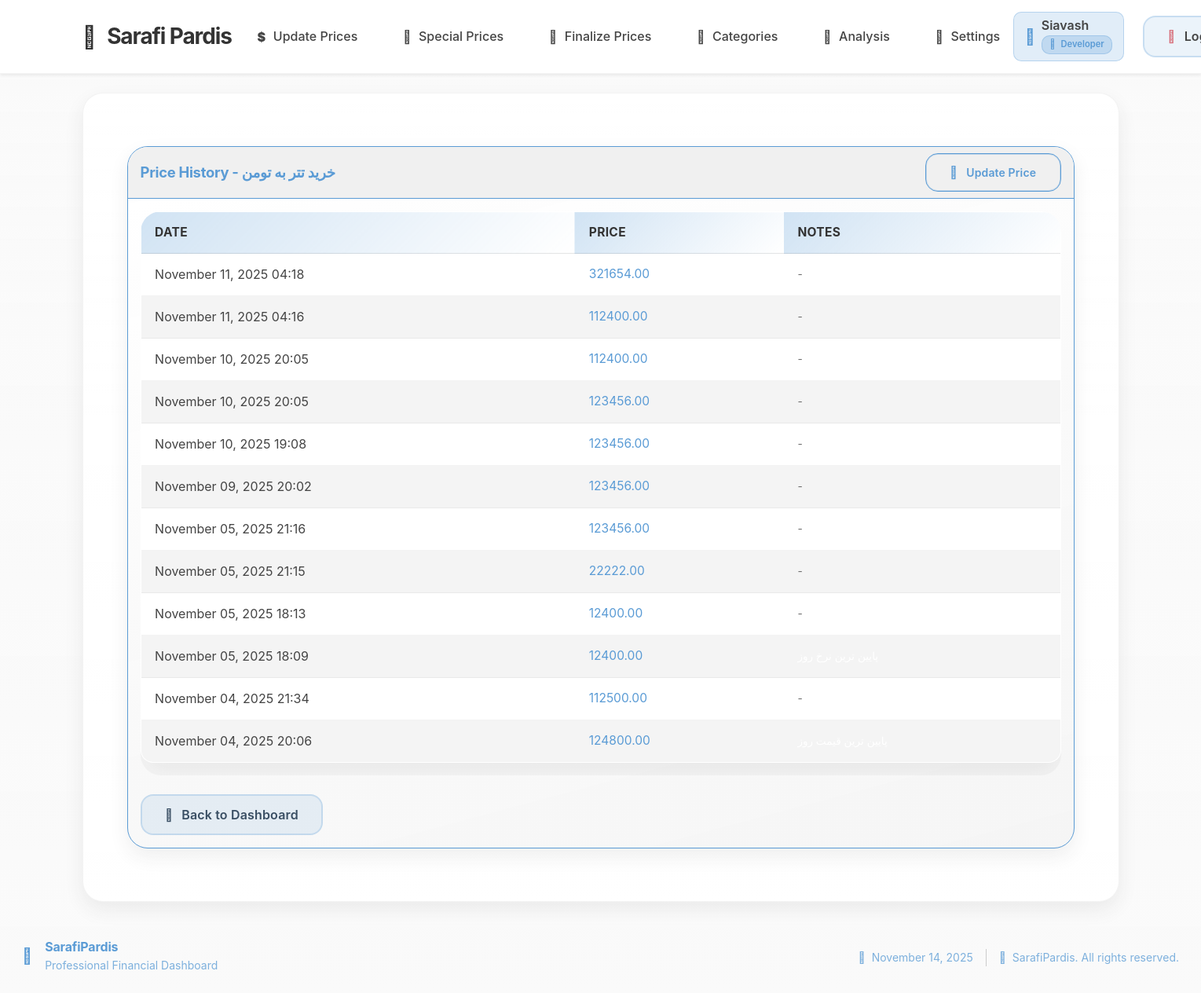
Screenshot of /prices/history/1/ (signed in) with the database file from the repository.
### accounts/models.py (models this page shows, shortened)
class CustomUser(AbstractBaseUser, PermissionsMixin):
    ROLE_MANAGEMENT = 'management'
    ROLE_EMPLOYEE = 'employee'
    ROLE_DEVELOPER = 'developer'
    ROLE_CHOICES = (
        (ROLE_MANAGEMENT, 'Management'),
        (ROLE_EMPLOYEE, 'Employee'),
        (ROLE_DEVELOPER, 'Developer'),
    )
    username = models.CharField(max_length=150, unique=True)
    full_name = models.CharField(max_length=255, blank=True)
    role = models.CharField(max_length=20, choices=ROLE_CHOICES, default=ROLE_EMPLOYEE)
    is_active = models.BooleanField(default=True)
    is_staff = models.BooleanField(default=False)
    date_joined = models.DateTimeField(default=timezone.now)
    objects = CustomUserManager()
    USERNAME_FIELD = 'username'
    REQUIRED_FIELDS = []
    class Meta:
        verbose_name = 'user'
        verbose_name_plural = 'users'
    def get_full_name(self):
        return self.full_name or self.username

### category/models.py (models this page shows, shortened)
class PriceType(models.Model):
    category = models.ForeignKey(Category, on_delete=models.CASCADE, related_name='price_types')
    name = models.CharField(max_length=100)
    slug = models.SlugField(max_length=120, blank=True)
    source_currency = models.ForeignKey('Currency', on_delete=models.PROTECT, related_name='+')
    target_currency = models.ForeignKey('Currency', on_delete=models.PROTECT, related_name='+')
    TRADE_CHOICES = (
        ('buy', 'Buy'),
        ('sell', 'Sell'),
    )
    trade_type = models.CharField(max_length=10, choices=TRADE_CHOICES)
    description = models.TextField(blank=True, null=True)
    created_at = models.DateTimeField(auto_now_add=True)
    updated_at = models.DateTimeField(auto_now=True)
    class Meta:
        verbose_name = "PriceType"
        verbose_name_plural = "PriceTypes"
        ordering = ['name']
        constraints = [
            models.UniqueConstraint(fields=['category', 'name'], name='unique_category_pricetype_name'),
        ]

### change_price/models.py (models this page shows, shortened)
class PriceHistory(models.Model):
    price_type = models.ForeignKey(PriceType, on_delete=models.CASCADE, related_name='price_histories')
    price = models.DecimalField(max_digits=20, decimal_places=2, validators=[MinValueValidator(0)])
    created_at = models.DateTimeField(auto_now_add=True)
    updated_at = models.DateTimeField(auto_now=True)
    notes = models.TextField(blank=True, null=True)
    class Meta:
        verbose_name = "Price History"
        verbose_name_plural = "Price Histories"
        ordering = ['-created_at']

### change_price/views.py (the view)
# urls.py: path('history/<int:price_type_id>/', views.price_history, name='price_history'),
def price_history(request, price_type_id):
    price_type = get_object_or_404(PriceType, id=price_type_id)
    histories = PriceHistory.objects.filter(price_type=price_type)
    context = {
        'price_type': price_type,
        'histories': histories
    }
    return render(request, 'change_price/price_history.html', context)

### category/context_processors.py (called while the page is built)
def categories_processor(request):
    return {
        'categories': Category.objects.prefetch_related('price_types').all()
    }

### change_price/templates/change_price/price_history.html (shortened to what this page needs)
{% extends "base.html" %}
{% load change_price_tags %}
{% block content %}
<div class="container py-4">
    <div class="card bg-dark border-gold">
        <div class="card-header bg-dark border-bottom-gold">
            <div class="d-flex justify-content-between align-items-center">
                <h5 class="mb-0 text-gold">Price History - {{ price_type.name }}</h5>
                <a href="{% url 'change_price:update_price' price_type.id %}"
                   class="btn btn-sm btn-outline-gold">
                    <i class="fas fa-edit me-1"></i>Update Price
                </a>
            </div>
        </div>
        <div class="card-body">
            {% if histories %}
            <div class="table-responsive">
                <table class="table table-dark table-hover">
                    <thead>
                        <tr>
                            <th>Date</th>
                            <th>Price</th>
                            <th>Notes</th>
                        </tr>
                    </thead>
                    <tbody>
                        {% for history in histories %}
                        <tr>
                            <td>
                                <div class="dual-date">
                                    <span>{{ history.created_at|date:"F d, Y H:i" }}</span>
                                </div>
                            </td>
                            <td class="text-gold">{{ history.price }}</td>
                            <td>
                                {% if history.notes %}
                                <small>{{ history.notes }}</small>
                                {% else %}
                                <small class="text-muted">-</small>
                                {% endif %}
                            </td>
                        </tr>
                        {% endfor %}
                    </tbody>
                </table>
            </div>
            {% else %}
            <div class="text-center py-4">
                <i class="fas fa-history fa-3x text-gold mb-3"></i>
                <p class="text-gold">No price history available</p>
            </div>
            {% endif %}
            <div class="mt-4">
                <a href="{% url 'dashboard:home' %}" class="btn btn-secondary-gold">
                    <i class="fas fa-arrow-left me-1"></i>Back to Dashboard
                </a>
            </div>
        </div>
    </div>
</div>
{% endblock %}

### templates/partials/navbar.html (shortened to what this page needs)
<nav class="navbar navbar-expand-lg sticky-top shadow-sm" id="mainNavbar">
        <div class="container ps-0 d-flex align-items-center">
            <a class="navbar-brand fw-bold d-flex align-items-center" href="{% url 'dashboard:home' %}">
                <i class="fas fa-exchange-alt me-2"></i>
                Sarafi Pardis
            </a>
            <div class="collapse navbar-collapse flex-grow-1" id="mainNavbarContent">
                <ul class="navbar-nav mx-auto mb-2 mb-lg-0">
                                          <li class="nav-item">
                          <a class="nav-link" href="{% url 'change_price:dashboard' %}">
                              <i class="fas fa-dollar-sign me-1"></i>
                              Update Prices
                          </a>
                      </li>
                      <li class="nav-item">
                          <a class="nav-link" href="{% url 'special_price:dashboard' %}">
                              <i class="fas fa-star me-1"></i>
                              Special Prices
                          </a>
                      </li>
                      <li class="nav-item">
                          <a class="nav-link" href="{% url 'finalize:dashboard' %}">
                              <i class="fas fa-check-circle me-1"></i>
                              Finalize Prices
                          </a>
                      </li>
                      <li class="nav-item">
                          <a class="nav-link" href="{% url 'category:category_dashboard' %}">
                              <i class="fas fa-tags me-1"></i>
                              Categories
                          </a>
                      </li>
                    <li class="nav-item">
                        <a class="nav-link" href="{% url 'analysis:dashboard' %}">
                            <i class="fas fa-chart-line me-1"></i>
                            Analysis
                        </a>
                    </li>
                    <li class="nav-item">
                        <a class="nav-link" href="{% url 'setting:settings' %}">
                            <i class="fas fa-cog me-1"></i>
                            Settings
                        </a>
                    </li>
                </ul>
                <ul class="navbar-nav user-section align-items-center">
                    {% if user.is_authenticated %}
                        <li class="nav-item">
                            <div class="user-info d-flex align-items-center">
                                <i class="fas fa-user-circle me-2 fs-5" style="color: var(--color-accent);"></i>
                                <div class="text-start">
                                    <div class="fw-semibold lh-1">
                                        {% if user.get_full_name %}
                                            {{ user.get_full_name }}
                                        {% else %}
                                            {{ user.username }}
                                        {% endif %}
                                    </div>
                                    <div class="small text-muted mt-1">
                                        <span class="badge user-role-badge">
                                            <i class="fas fa-crown me-1"></i>
                                            {{ user.role|capfirst }}
                                        </span>
                                    </div>
                                </div>
                            </div>
                        </li>
                        <li class="nav-item">
                            <a class="btn btn-muted btn-sm logout-btn"
                               href="{% url 'accounts:logout' %}"
                               title="Logout">
                                <i class="fas fa-sign-out-alt me-1"></i>
                                <span class="d-none d-sm-inline">Logout</span>
                            </a>
                        </li>
                    {% endif %}
                </ul>
            </div>
        </div>
    </nav>

### rows the page displays
CustomUser: get_full_name "Siavash", role "Developer"
PriceType: name "خرید تتر به تومن"
PriceHistory: created_at "November 11, 2025 04:18", price "321654.00"
PriceHistory: created_at "November 11, 2025 04:16", price "112400.00"
PriceHistory: created_at "November 10, 2025 20:05", price "112400.00"
PriceHistory: created_at "November 10, 2025 20:05", price "123456.00"
PriceHistory: created_at "November 10, 2025 19:08", price "123456.00"
PriceHistory: created_at "November 09, 2025 20:02", price "123456.00"
PriceHistory: created_at "November 05, 2025 21:16", price "123456.00"
PriceHistory: created_at "November 05, 2025 21:15", price "22222.00"
PriceHistory: created_at "November 05, 2025 18:13", price "12400.00"
PriceHistory: created_at "November 05, 2025 18:09", price "12400.00"
PriceHistory: created_at "November 04, 2025 21:34", price "112500.00"
PriceHistory: created_at "November 04, 2025 20:06", price "124800.00"
